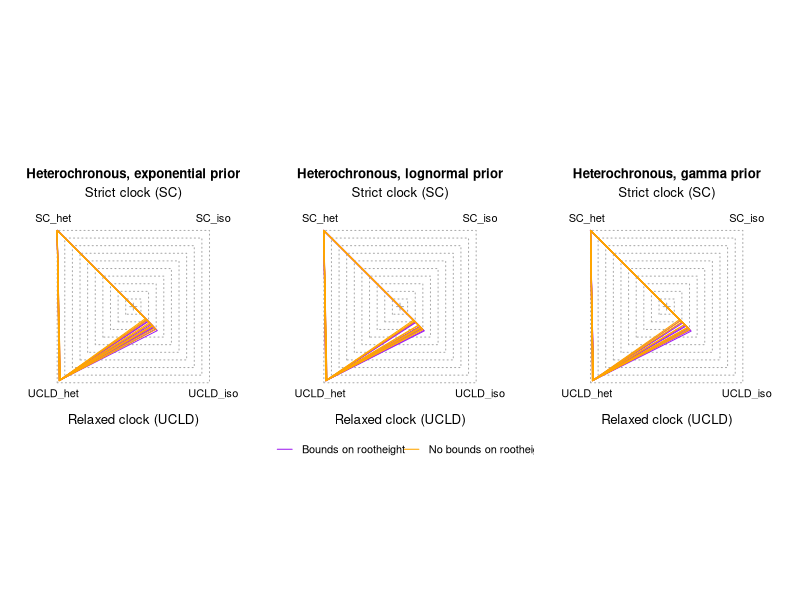
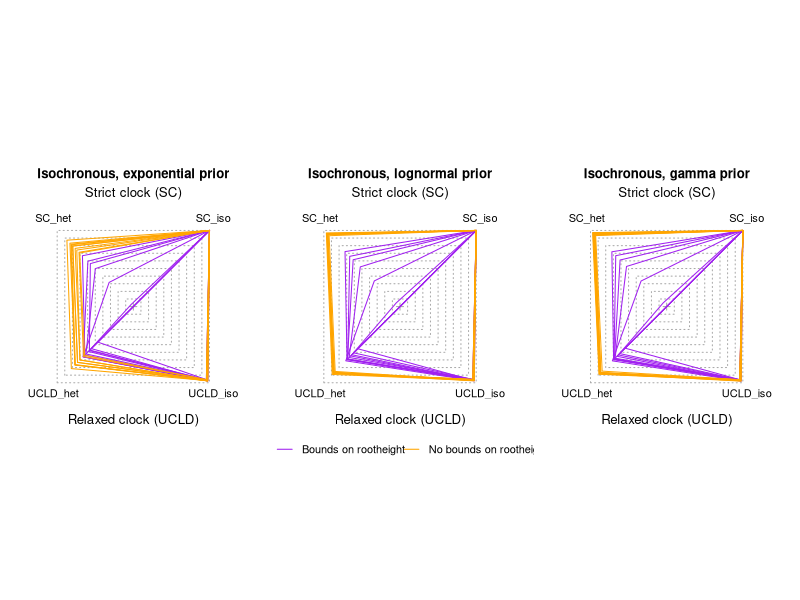
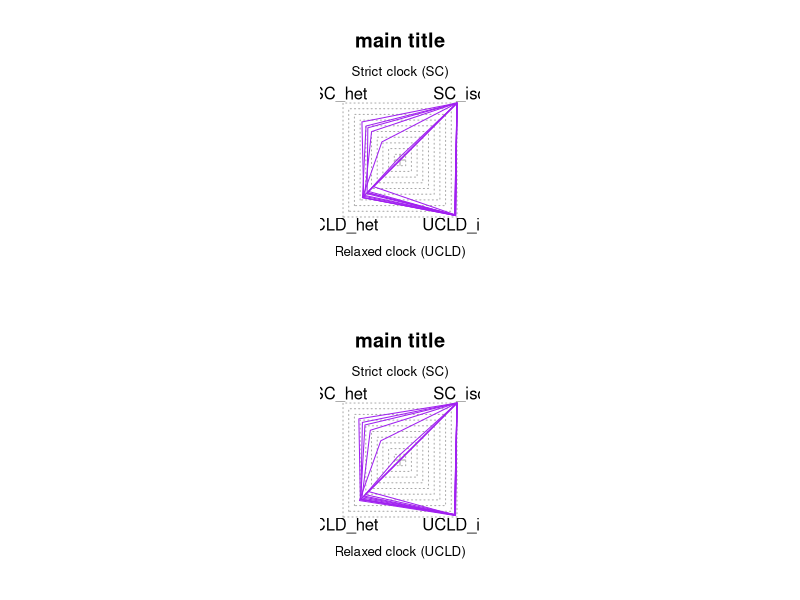

These figures' R source, in order:
library(RColorBrewer)
pal <- brewer.pal(10, "Set3")

setwd("~/Documents/Work/Doherty/BETS/bounds_small_sims")
#setwd("~/Downloads/small_sim_plots")

#mle_calculations <- read.table("~/Documents/Work/Pasteur/BETS/figures/BETS_empirical.csv", head = T, sep = ",")
mle_exp <- read.csv("exponential_marginal_likelihoods.csv", row.names = 1, sep = ",")
mle_exp <- mle_exp[, c("SC_het", "SC_iso", "UCLD_iso", "UCLD_het")]
mle_log <- read.csv("lognormal_marginal_likelihoods.csv", row.names = 1, sep = ",")
mle_log <- mle_log[, c("SC_het", "SC_iso", "UCLD_iso", "UCLD_het")]
mle_gamma <- read.csv("gamma_marginal_likelihoods.csv", row.names = 1, sep = ",")
mle_gamma <- mle_gamma[, c("SC_het", "SC_iso", "UCLD_iso", "UCLD_het")]

rescale_mles <- function(mle_values){
  for(i in 1:dim(mle_values)[1]){
    mle_values[i,] <- mle_values[i,] - max(mle_values[i,])
  }
  mle_values <- 10 + mle_values / 10
  mle_values[mle_values < 0] <- 0
  return(mle_values)
}

#plot_polygon <- function(mle_values, pal){
#  polygon(c(-mle_values[1], mle_values[2], mle_values[4], -mle_values[3]), 
#            c(mle_values[1], mle_values[2], -mle_values[4], -mle_values[3]), border = pal)
#  points(c(-mle_values[1], mle_values[2], mle_values[4], -mle_values[3]), 
#         c(mle_values[1], mle_values[2], -mle_values[4], -mle_values[3]), col = pal, cex=1)
#}
 
plot_polygon <- function(mle_values, pal, index){
  polygon(c(-mle_values$SC_het[index],mle_values$SC_iso[index],mle_values$UCLD_iso[index],-mle_values$UCLD_het[index]),
          c(mle_values$SC_het[index],mle_values$SC_iso[index],-mle_values$UCLD_iso[index],-mle_values$UCLD_het[index]), border = pal)
  #points(, col = pal, cex=1)
}

draw_plot <- function(mle_values, set, prior, colours = c("purple", "orange"), main = "main title"){
  par(mar = c(3, 2, 4, 2), pty="s")
  plot(0, 0, ylim = c(-13, 13), xlim = c(-13, 13), type = "n", bty = "n", 
       yaxt = "n", xaxt = "n", ylab = "", xlab = "", main = main)
  mtext("Strict clock (SC)", side = 3, las = 1, cex = 0.8)
  mtext("Relaxed clock (UCLD)", side = 1, las = 1, cex = 0.8)
  #mtext("Heterochronous", side = 2, las = 1, cex = 0.8)
  #mtext("Isochronous", side = 4, las = 1, cex = 0.8)
  
  for(i in seq(from = 10, to = 1, by = -1)){
    polygon(c(-i, -i, i, i), c(-i, i, i, -i), border = "darkgrey", lty = 3, col = "white")
  }
  points(0, 0, pch = 3, col = "darkgrey")
  text(c(-10.5, 10.5, 10.5, -10.5), 
       c(11.5, 11.5, -11.5, -11.5), labels = colnames(mle_values))
  
  for (index in 1:10) {
    plot_polygon(mle_values, pal = colours[1], index)
  }
  for (index in 11:20){
    plot_polygon(mle_values, pal = colours[2], index)    
  }
}

for (set in c(1,3)) {
  
}



sets <- c("Heterochronous with Bounds", "Heterchronous without Bounds", "Ultrametric with Bounds", "Ultrametric without Bounds")

priors <- c("Exponential", "Gamma", "Lognormal")

for (prior in priors) {
  
}

#pdf("het_bounds_sims.pdf",width=6,height=8)
#par(mfrow = (c(3,1))) 

set <- 1

exp_mles <- mle_exp[grep("hetero", rownames(mle_exp)),]
exp_mles <- rescale_mles(exp_mles)

logn_mles <- mle_log[grep("hetero", rownames(mle_log)),]
logn_mles <- rescale_mles(logn_mles)

gamma_mles <- mle_gamma[grep("hetero", rownames(mle_gamma)),]
gamma_mles <- rescale_mles(gamma_mles)

pdf("het_sims.pdf",width=9,height=4.5)
par(mfrow = (c(1,3))) 
draw_plot(exp_mles,set,priors[1], main = "Heterochronous, exponential prior")
draw_plot(logn_mles,set,priors[3], main = "Heterochronous, lognormal prior")
legend(-16.5,-17, legend=c("Bounds on rootheight","No bounds on rootheight"), col=c("purple", "orange"),
       pch=c(1,1),lty=1,xpd=TRUE,cex=1,pt.cex=0, horiz = TRUE,bty = "n",text.width=c(13,8),seg.len=1.5)
draw_plot(gamma_mles,set,priors[2], main = "Heterochronous, gamma prior")
dev.off()

set <- 3

exp_mles <- mle_exp[grep("ultra", rownames(mle_exp)),]
exp_mles <- rescale_mles(exp_mles)

logn_mles <- mle_log[grep("ultra", rownames(mle_log)),]
logn_mles <- rescale_mles(logn_mles)

gamma_mles <- mle_gamma[grep("ultra", rownames(mle_gamma)),]
gamma_mles <- rescale_mles(gamma_mles)

pdf("iso_sims.pdf",width=9,height=4.5)
par(mfrow = c(1,3))
draw_plot(exp_mles,set,priors[1], main = "Isochronous, exponential prior")
draw_plot(logn_mles,set,priors[3], main = "Isochronous, lognormal prior")
legend(-16.5,-17, legend=c("Bounds on rootheight","No bounds on rootheight"), col=c("purple", "orange"),
       pch=c(1,1),lty=1,xpd=TRUE,cex=1,pt.cex=0, horiz = TRUE,bty = "n",text.width=c(13,8),seg.len=1.5)
draw_plot(gamma_mles,set,priors[2], main = "Isochronous, gamma prior")
dev.off()

#dev.off()

#gamma_mles <- mle_calculations$Marginal.Likelihood[grep(paste0(dataset,".+gamma"), mle_calculations$Name)]
#gamma_mles <- rescale_mles(gamma_mles)

pdf("iso_bounds_sims.pdf",width=6,height=8)
par(mfrow = (c(2,1))) 

set <- 3

exp_mles <- mle_exp[(set*7):((set*7)+9),]
exp_mles <- rescale_mles(exp_mles)

logn_mles <- mle_log[(set*7):((set*7)+9),]
logn_mles <- rescale_mles(logn_mles)

draw_plot(exp_mles,set,priors[1])
draw_plot(logn_mles,set,priors[3])
dev.off()


#plot_polygon(gamma_mles, pal[2])
#plot_polygon(logn_mles, pal[3], 1)
#legend(12,-1.5, legend=c("Exponential","Gamma","Lognormal"), col=c(pal[1],pal[2],pal[3]),pch=c(1,1,1),lty=1,xpd=TRUE,cex=1,pt.cex=1.2)
